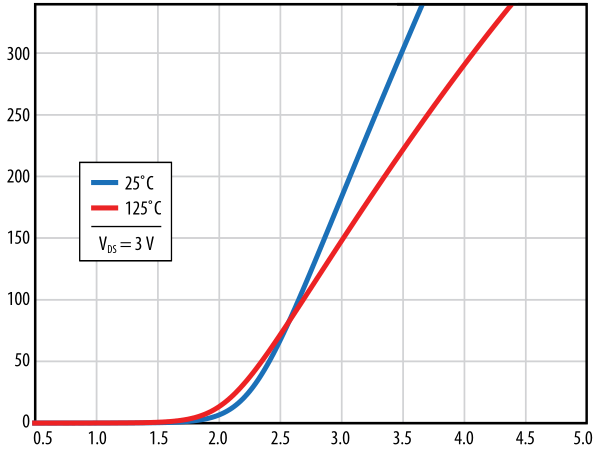
#> input picture img/7.jpg, 606 x 451 px
$ python test.py
#> lines starting #> are read from the running program, lines starting #| are printed output that depends on the picture
import cv2

img_a=cv2.imread("img/7.jpg")
#> img_a is the input picture: shape (451, 606, 3); mean B, G, R 243.3, 242.6, 244.4

img_b=cv2.imread("img/8.jpg")
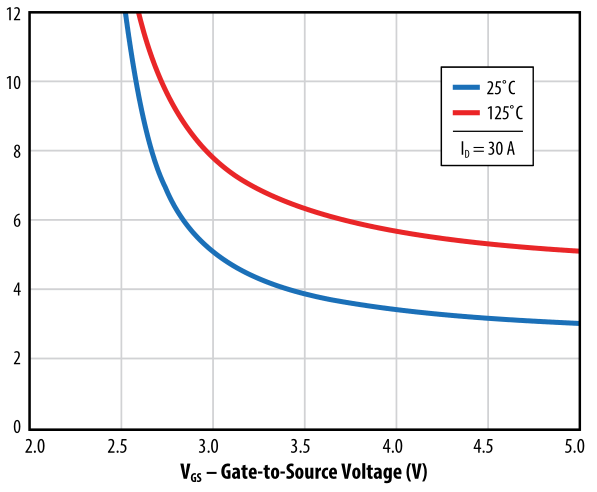
#> input picture img/8.jpg, 597 x 492 px
#> img_b is the input picture: shape (492, 597, 3); mean B, G, R 243.7, 242.8, 243.7

xishu=0.9
img_a=cv2.resize(img_a,(img_b.shape[1],img_b.shape[0]))
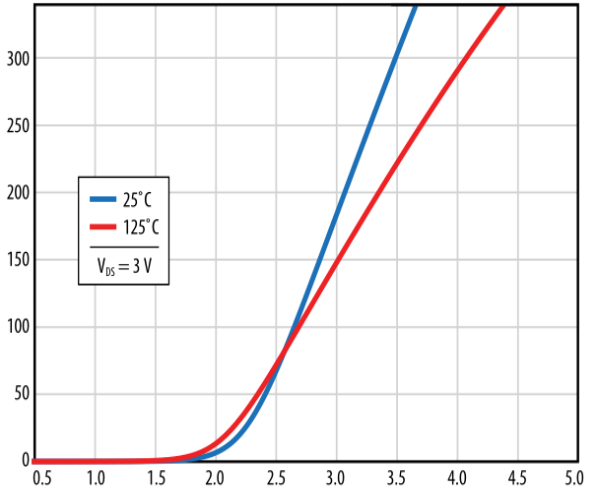
#> img_a: shape (492, 597, 3); mean B, G, R 243.3, 242.6, 244.4

res=cv2.addWeighted(img_a,1-xishu,img_b,xishu,0)
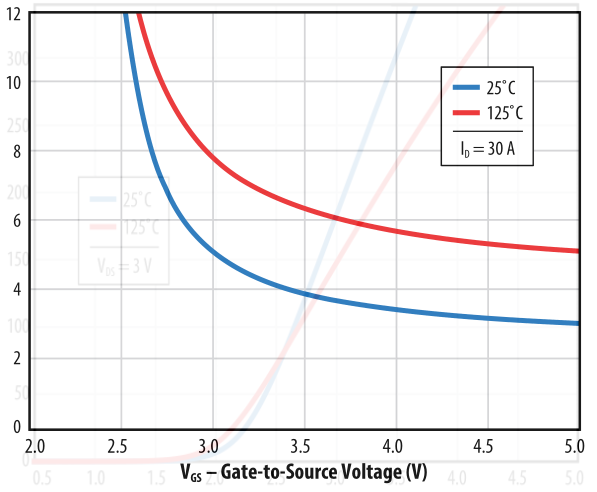
#> res: shape (492, 597, 3); mean B, G, R 243.7, 242.8, 243.8
cv2.imshow('asdf', res)

cv2.waitKey()
